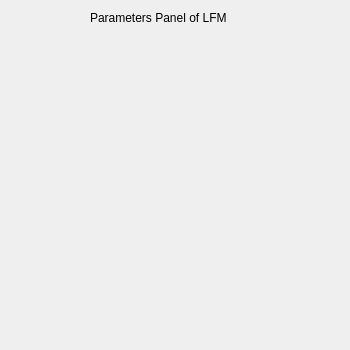
<?xml version="1.0" encoding="UTF-8"?>
<ui version="4.0">
 <class>lfmPanel</class>
 <widget class="QWidget" name="lfmPanel">
  <property name="geometry">
   <rect>
    <x>0</x>
    <y>0</y>
    <width>350</width>
    <height>350</height>
   </rect>
  </property>
  <property name="windowTitle">
   <string>Form</string>
  </property>
  <widget class="QLabel" name="label_10">
   <property name="geometry">
    <rect>
     <x>90</x>
     <y>10</y>
     <width>221</width>
     <height>16</height>
    </rect>
   </property>
   <property name="text">
    <string>Parameters Panel of LFM</string>
   </property>
  </widget>
 </widget>
 <resources/>
 <connections/>
</ui>
